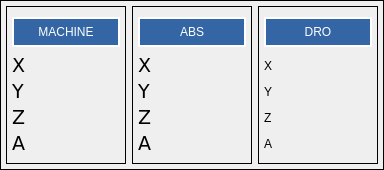
                  <widget class="QFrame" name="gridFrame_2">
                   <property name="minimumSize">
                    <size>
                     <width>350</width>
                     <height>170</height>
                    </size>
                   </property>
                   <property name="styleSheet">
                    <string notr="true">
QLabel {font: 14pt &quot;DejaVu Sans&quot;;}</string>
                   </property>
                   <property name="frameShape">
                    <enum>QFrame::Box</enum>
                   </property>
                   <layout class="QGridLayout" name="gridLayout_8">
                    <property name="leftMargin">
                     <number>5</number>
                    </property>
                    <property name="topMargin">
                     <number>5</number>
                    </property>
                    <property name="rightMargin">
                     <number>5</number>
                    </property>
                    <property name="bottomMargin">
                     <number>5</number>
                    </property>
                    <item row="2" column="0">
                     <widget class="QFrame" name="gridFrame">
                      <property name="minimumSize">
                       <size>
                        <width>120</width>
                        <height>0</height>
                       </size>
                      </property>
                      <property name="maximumSize">
                       <size>
                        <width>120</width>
                        <height>16777215</height>
                       </size>
                      </property>
                      <property name="frameShape">
                       <enum>QFrame::Box</enum>
                      </property>
                      <layout class="QGridLayout" name="gridLayout_28">
                       <property name="leftMargin">
                        <number>5</number>
                       </property>
                       <property name="topMargin">
                        <number>5</number>
                       </property>
                       <property name="rightMargin">
                        <number>5</number>
                       </property>
                       <property name="bottomMargin">
                        <number>5</number>
                       </property>
                       <item row="5" column="0">
                        <widget class="QLabel" name="label_29">
                         <property name="maximumSize">
                          <size>
                           <width>16777215</width>
                           <height>15</height>
                          </size>
                         </property>
                         <property name="font">
                          <font>
                           <family>DejaVu Sans</family>
                           <pointsize>14</pointsize>
                           <weight>50</weight>
                           <italic>false</italic>
                           <bold>false</bold>
                          </font>
                         </property>
                         <property name="text">
                          <string>Z</string>
                         </property>
                         <property name="margin">
                          <number>0</number>
                         </property>
                        </widget>
                       </item>
                       <item row="4" column="0">
                        <widget class="QLabel" name="label_28">
                         <property name="maximumSize">
                          <size>
                           <width>16777215</width>
                           <height>15</height>
                          </size>
                         </property>
                         <property name="font">
                          <font>
                           <family>DejaVu Sans</family>
                           <pointsize>14</pointsize>
                           <weight>50</weight>
                           <italic>false</italic>
                           <bold>false</bold>
                          </font>
                         </property>
                         <property name="text">
                          <string>Y</string>
                         </property>
                        </widget>
                       </item>
                       <item row="6" column="0">
                        <widget class="QLabel" name="label_30">
                         <property name="maximumSize">
                          <size>
                           <width>16777215</width>
                           <height>15</height>
                          </size>
                         </property>
                         <property name="font">
                          <font>
                           <family>DejaVu Sans</family>
                           <pointsize>14</pointsize>
                           <weight>50</weight>
                           <italic>false</italic>
                           <bold>false</bold>
                          </font>
                         </property>
                         <property name="text">
                          <string>A</string>
                         </property>
                        </widget>
                       </item>
                       <item row="6" column="1">
                        <widget class="StatusLabel" name="statuslabel_4">
                         <property name="minimumSize">
                          <size>
                           <width>55</width>
                           <height>0</height>
                          </size>
                         </property>
                         <property name="maximumSize">
                          <size>
                           <width>16777215</width>
                           <height>15</height>
                          </size>
                         </property>
                         <property name="font">
                          <font>
                           <family>DejaVu Sans</family>
                           <pointsize>14</pointsize>
                           <weight>50</weight>
                           <italic>false</italic>
                           <bold>false</bold>
                          </font>
                         </property>
                         <property name="alignment">
                          <set>Qt::AlignCenter</set>
                         </property>
                         <property name="rules" stdset="0">
                          <string>[{&quot;channels&quot;: [{&quot;url&quot;: &quot;status:joint_actual_position&quot;, &quot;trigger&quot;: true}], &quot;property&quot;: &quot;Text&quot;, &quot;expression&quot;: &quot;'{:.4f}'.format(ch[0][3])&quot;, &quot;name&quot;: &quot;MACHINE POS&quot;}]</string>
                         </property>
                        </widget>
                       </item>
                       <item row="5" column="1">
                        <widget class="StatusLabel" name="statuslabel_3">
                         <property name="maximumSize">
                          <size>
                           <width>16777215</width>
                           <height>15</height>
                          </size>
                         </property>
                         <property name="font">
                          <font>
                           <family>DejaVu Sans</family>
                           <pointsize>14</pointsize>
                           <weight>50</weight>
                           <italic>false</italic>
                           <bold>false</bold>
                          </font>
                         </property>
                         <property name="alignment">
                          <set>Qt::AlignCenter</set>
                         </property>
                         <property name="rules" stdset="0">
                          <string>[{&quot;channels&quot;: [{&quot;url&quot;: &quot;status:joint_actual_position&quot;, &quot;trigger&quot;: true}], &quot;property&quot;: &quot;Text&quot;, &quot;expression&quot;: &quot;'{:.4f}'.format(ch[0][2])&quot;, &quot;name&quot;: &quot;MACHINE POS&quot;}]</string>
                         </property>
                        </widget>
                       </item>
                       <item row="4" column="1">
                        <widget class="StatusLabel" name="statuslabel_2">
                         <property name="maximumSize">
                          <size>
                           <width>16777215</width>
                           <height>15</height>
                          </size>
                         </property>
                         <property name="font">
                          <font>
                           <family>DejaVu Sans</family>
                           <pointsize>14</pointsize>
                           <weight>50</weight>
                           <italic>false</italic>
                           <bold>false</bold>
                          </font>
                         </property>
                         <property name="alignment">
                          <set>Qt::AlignCenter</set>
                         </property>
                         <property name="margin">
                          <number>0</number>
                         </property>
                         <property name="rules" stdset="0">
                          <string>[{&quot;channels&quot;: [{&quot;url&quot;: &quot;status:joint_actual_position&quot;, &quot;trigger&quot;: true}], &quot;property&quot;: &quot;Text&quot;, &quot;expression&quot;: &quot;'{:.4f}'.format(ch[0][1])&quot;, &quot;name&quot;: &quot;MACHINE POS&quot;}]</string>
                         </property>
                        </widget>
                       </item>
                       <item row="3" column="1">
                        <widget class="StatusLabel" name="statuslabel">
                         <property name="maximumSize">
                          <size>
                           <width>16777215</width>
                           <height>15</height>
                          </size>
                         </property>
                         <property name="font">
                          <font>
                           <family>DejaVu Sans</family>
                           <pointsize>14</pointsize>
                           <weight>50</weight>
                           <italic>false</italic>
                           <bold>false</bold>
                          </font>
                         </property>
                         <property name="frameShape">
                          <enum>QFrame::NoFrame</enum>
                         </property>
                         <property name="alignment">
                          <set>Qt::AlignCenter</set>
                         </property>
                         <property name="rules" stdset="0">
                          <string>[{&quot;channels&quot;: [{&quot;url&quot;: &quot;status:joint_actual_position&quot;, &quot;trigger&quot;: true}], &quot;property&quot;: &quot;Text&quot;, &quot;expression&quot;: &quot;'{:.4f}'.format(ch[0][0])&quot;, &quot;name&quot;: &quot;machine POS&quot;}]</string>
                         </property>
                        </widget>
                       </item>
                       <item row="3" column="0">
                        <widget class="QLabel" name="label_27">
                         <property name="maximumSize">
                          <size>
                           <width>16777215</width>
                           <height>15</height>
                          </size>
                         </property>
                         <property name="font">
                          <font>
                           <family>DejaVu Sans</family>
                           <pointsize>14</pointsize>
                           <weight>50</weight>
                           <italic>false</italic>
                           <bold>false</bold>
                          </font>
                         </property>
                         <property name="text">
                          <string>X</string>
                         </property>
                        </widget>
                       </item>
                       <item row="0" column="0" colspan="2">
                        <widget class="QLabel" name="label_22">
                         <property name="minimumSize">
                          <size>
                           <width>62</width>
                           <height>0</height>
                          </size>
                         </property>
                         <property name="maximumSize">
                          <size>
                           <width>16777215</width>
                           <height>30</height>
                          </size>
                         </property>
                         <property name="styleSheet">
                          <string notr="true">color: rgb(255, 255, 255);
background-color:rgb(52, 101, 164);</string>
                         </property>
                         <property name="frameShape">
                          <enum>QFrame::Box</enum>
                         </property>
                         <property name="frameShadow">
                          <enum>QFrame::Plain</enum>
                         </property>
                         <property name="lineWidth">
                          <number>2</number>
                         </property>
                         <property name="text">
                          <string>MACHINE</string>
                         </property>
                         <property name="alignment">
                          <set>Qt::AlignCenter</set>
                         </property>
                         <property name="openExternalLinks">
                          <bool>false</bool>
                         </property>
                        </widget>
                       </item>
                      </layout>
                     </widget>
                    </item>
                    <item row="2" column="1">
                     <widget class="QFrame" name="gridFrame">
                      <property name="minimumSize">
                       <size>
                        <width>120</width>
                        <height>0</height>
                       </size>
                      </property>
                      <property name="maximumSize">
                       <size>
                        <width>120</width>
                        <height>16777215</height>
                       </size>
                      </property>
                      <property name="frameShape">
                       <enum>QFrame::Box</enum>
                      </property>
                      <property name="frameShadow">
                       <enum>QFrame::Plain</enum>
                      </property>
                      <layout class="QGridLayout" name="gridLayout_29">
                       <property name="leftMargin">
                        <number>5</number>
                       </property>
                       <property name="topMargin">
                        <number>5</number>
                       </property>
                       <property name="rightMargin">
                        <number>5</number>
                       </property>
                       <property name="bottomMargin">
                        <number>5</number>
                       </property>
                       <item row="3" column="1" colspan="2">
                        <widget class="StatusLabel" name="statuslabel_6">
                         <property name="maximumSize">
                          <size>
                           <width>16777215</width>
                           <height>15</height>
                          </size>
                         </property>
                         <property name="font">
                          <font>
                           <family>DejaVu Sans</family>
                           <pointsize>14</pointsize>
                           <weight>50</weight>
                           <italic>false</italic>
                           <bold>false</bold>
                          </font>
                         </property>
                         <property name="rules" stdset="0">
                          <string>[{&quot;channels&quot;: [{&quot;url&quot;: &quot;position:rel&quot;, &quot;trigger&quot;: true}], &quot;property&quot;: &quot;Text&quot;, &quot;expression&quot;: &quot;'{:.4f}'.format(ch[0][1])&quot;, &quot;name&quot;: &quot;ABS POS&quot;}]</string>
                         </property>
                        </widget>
                       </item>
                       <item row="4" column="1" colspan="2">
                        <widget class="StatusLabel" name="statuslabel_11">
                         <property name="maximumSize">
                          <size>
                           <width>16777215</width>
                           <height>15</height>
                          </size>
                         </property>
                         <property name="font">
                          <font>
                           <family>DejaVu Sans</family>
                           <pointsize>14</pointsize>
                           <weight>50</weight>
                           <italic>false</italic>
                           <bold>false</bold>
                          </font>
                         </property>
                         <property name="rules" stdset="0">
                          <string>[{&quot;channels&quot;: [{&quot;url&quot;: &quot;position:rel&quot;, &quot;trigger&quot;: true}], &quot;property&quot;: &quot;Text&quot;, &quot;expression&quot;: &quot;'{:.4f}'.format(ch[0][2])&quot;, &quot;name&quot;: &quot;ABS POS&quot;}]</string>
                         </property>
                        </widget>
                       </item>
                       <item row="5" column="1" colspan="2">
                        <widget class="StatusLabel" name="statuslabel_12">
                         <property name="minimumSize">
                          <size>
                           <width>55</width>
                           <height>0</height>
                          </size>
                         </property>
                         <property name="maximumSize">
                          <size>
                           <width>16777215</width>
                           <height>15</height>
                          </size>
                         </property>
                         <property name="font">
                          <font>
                           <family>DejaVu Sans</family>
                           <pointsize>14</pointsize>
                           <weight>50</weight>
                           <italic>false</italic>
                           <bold>false</bold>
                          </font>
                         </property>
                         <property name="rules" stdset="0">
                          <string>[{&quot;channels&quot;: [{&quot;url&quot;: &quot;position:rel&quot;, &quot;trigger&quot;: true}], &quot;property&quot;: &quot;Text&quot;, &quot;expression&quot;: &quot;'{:.4f}'.format(ch[0][3])&quot;, &quot;name&quot;: &quot;ABS POS&quot;}]</string>
                         </property>
                        </widget>
                       </item>
                       <item row="2" column="0">
                        <widget class="QLabel" name="label_31">
                         <property name="maximumSize">
                          <size>
                           <width>16777215</width>
                           <height>15</height>
                          </size>
                         </property>
                         <property name="font">
                          <font>
                           <family>DejaVu Sans</family>
                           <pointsize>14</pointsize>
                           <weight>50</weight>
                           <italic>false</italic>
                           <bold>false</bold>
                          </font>
                         </property>
                         <property name="text">
                          <string>X</string>
                         </property>
                        </widget>
                       </item>
                       <item row="3" column="0">
                        <widget class="QLabel" name="label_32">
                         <property name="maximumSize">
                          <size>
                           <width>16777215</width>
                           <height>15</height>
                          </size>
                         </property>
                         <property name="font">
                          <font>
                           <family>DejaVu Sans</family>
                           <pointsize>14</pointsize>
                           <weight>50</weight>
                           <italic>false</italic>
                           <bold>false</bold>
                          </font>
                         </property>
                         <property name="text">
                          <string>Y</string>
                         </property>
                        </widget>
                       </item>
                       <item row="4" column="0">
                        <widget class="QLabel" name="label_33">
                         <property name="maximumSize">
                          <size>
                           <width>16777215</width>
                           <height>15</height>
                          </size>
                         </property>
                         <property name="font">
                          <font>
                           <family>DejaVu Sans</family>
                           <pointsize>14</pointsize>
                           <weight>50</weight>
                           <italic>false</italic>
                           <bold>false</bold>
                          </font>
                         </property>
                         <property name="text">
                          <string>Z</string>
                         </property>
                        </widget>
                       </item>
                       <item row="2" column="1" colspan="2">
                        <widget class="StatusLabel" name="statuslabel_5">
                         <property name="maximumSize">
                          <size>
                           <width>16777215</width>
                           <height>15</height>
                          </size>
                         </property>
                         <property name="font">
                          <font>
                           <family>DejaVu Sans</family>
                           <pointsize>14</pointsize>
                           <weight>50</weight>
                           <italic>false</italic>
                           <bold>false</bold>
                          </font>
                         </property>
                         <property name="frameShape">
                          <enum>QFrame::NoFrame</enum>
                         </property>
                         <property name="alignment">
                          <set>Qt::AlignLeading|Qt::AlignLeft|Qt::AlignVCenter</set>
                         </property>
                         <property name="rules" stdset="0">
                          <string>[{&quot;channels&quot;: [{&quot;url&quot;: &quot;position:rel&quot;, &quot;trigger&quot;: true}], &quot;property&quot;: &quot;Text&quot;, &quot;expression&quot;: &quot;'{:.4f}'.format(ch[0][0])&quot;, &quot;name&quot;: &quot;ABS POS&quot;}]</string>
                         </property>
                        </widget>
                       </item>
                       <item row="5" column="0">
                        <widget class="QLabel" name="label_34">
                         <property name="maximumSize">
                          <size>
                           <width>16777215</width>
                           <height>15</height>
                          </size>
                         </property>
                         <property name="font">
                          <font>
                           <family>DejaVu Sans</family>
                           <pointsize>14</pointsize>
                           <weight>50</weight>
                           <italic>false</italic>
                           <bold>false</bold>
                          </font>
                         </property>
                         <property name="text">
                          <string>A</string>
                         </property>
                        </widget>
                       </item>
                       <item row="1" column="0" colspan="3">
                        <widget class="QLabel" name="label_21">
                         <property name="maximumSize">
                          <size>
                           <width>16777215</width>
                           <height>30</height>
                          </size>
                         </property>
                         <property name="styleSheet">
                          <string notr="true">color: rgb(255, 255, 255);
background-color:rgb(52, 101, 164);</string>
                         </property>
                         <property name="frameShape">
                          <enum>QFrame::Box</enum>
                         </property>
                         <property name="frameShadow">
                          <enum>QFrame::Plain</enum>
                         </property>
                         <property name="lineWidth">
                          <number>2</number>
                         </property>
                         <property name="text">
                          <string>ABS</string>
                         </property>
                         <property name="alignment">
                          <set>Qt::AlignCenter</set>
                         </property>
                        </widget>
                       </item>
                      </layout>
                     </widget>
                    </item>
                    <item row="2" column="2">
                     <widget class="QFrame" name="gridFrame">
                      <property name="minimumSize">
                       <size>
                        <width>120</width>
                        <height>0</height>
                       </size>
                      </property>
                      <property name="maximumSize">
                       <size>
                        <width>120</width>
                        <height>16777215</height>
                       </size>
                      </property>
                      <property name="frameShape">
                       <enum>QFrame::Box</enum>
                      </property>
                      <layout class="QGridLayout" name="gridLayout_57">
                       <property name="leftMargin">
                        <number>5</number>
                       </property>
                       <property name="topMargin">
                        <number>5</number>
                       </property>
                       <property name="rightMargin">
                        <number>5</number>
                       </property>
                       <property name="bottomMargin">
                        <number>5</number>
                       </property>
                       <item row="1" column="1">
                        <widget class="DROWidget" name="dro">
                         <property name="maximumSize">
                          <size>
                           <width>16777215</width>
                           <height>15</height>
                          </size>
                         </property>
                         <property name="alignment">
                          <set>Qt::AlignCenter</set>
                         </property>
                         <property name="textInteractionFlags">
                          <set>Qt::LinksAccessibleByMouse</set>
                         </property>
                        </widget>
                       </item>
                       <item row="2" column="1">
                        <widget class="DROWidget" name="dro_3">
                         <property name="maximumSize">
                          <size>
                           <width>16777215</width>
                           <height>15</height>
                          </size>
                         </property>
                         <property name="alignment">
                          <set>Qt::AlignCenter</set>
                         </property>
                        </widget>
                       </item>
                       <item row="4" column="1">
                        <widget class="DROWidget" name="dro_2">
                         <property name="maximumSize">
                          <size>
                           <width>16777215</width>
                           <height>15</height>
                          </size>
                         </property>
                         <property name="alignment">
                          <set>Qt::AlignCenter</set>
                         </property>
                        </widget>
                       </item>
                       <item row="3" column="1">
                        <widget class="DROWidget" name="dro_4">
                         <property name="maximumSize">
                          <size>
                           <width>16777215</width>
                           <height>15</height>
                          </size>
                         </property>
                         <property name="alignment">
                          <set>Qt::AlignCenter</set>
                         </property>
                        </widget>
                       </item>
                       <item row="4" column="0">
                        <widget class="QLabel" name="label_54">
                         <property name="maximumSize">
                          <size>
                           <width>16777215</width>
                           <height>15</height>
                          </size>
                         </property>
                         <property name="text">
                          <string>A</string>
                         </property>
                        </widget>
                       </item>
                       <item row="3" column="0">
                        <widget class="QLabel" name="label_55">
                         <property name="maximumSize">
                          <size>
                           <width>16777215</width>
                           <height>15</height>
                          </size>
                         </property>
                         <property name="text">
                          <string>Z</string>
                         </property>
                        </widget>
                       </item>
                       <item row="2" column="0">
                        <widget class="QLabel" name="label_56">
                         <property name="maximumSize">
                          <size>
                           <width>16777215</width>
                           <height>15</height>
                          </size>
                         </property>
                         <property name="text">
                          <string>Y</string>
                         </property>
                        </widget>
                       </item>
                       <item row="1" column="0">
                        <widget class="QLabel" name="label_57">
                         <property name="maximumSize">
                          <size>
                           <width>16777215</width>
                           <height>15</height>
                          </size>
                         </property>
                         <property name="text">
                          <string>X</string>
                         </property>
                        </widget>
                       </item>
                       <item row="0" column="0" colspan="2">
                        <widget class="QLabel" name="label_53">
                         <property name="minimumSize">
                          <size>
                           <width>0</width>
                           <height>0</height>
                          </size>
                         </property>
                         <property name="maximumSize">
                          <size>
                           <width>16777215</width>
                           <height>30</height>
                          </size>
                         </property>
                         <property name="styleSheet">
                          <string notr="true"> color: rgb(255, 255, 255);
background-color:rgb(52, 101, 164);</string>
                         </property>
                         <property name="frameShape">
                          <enum>QFrame::Box</enum>
                         </property>
                         <property name="lineWidth">
                          <number>2</number>
                         </property>
                         <property name="text">
                          <string>DRO</string>
                         </property>
                         <property name="alignment">
                          <set>Qt::AlignCenter</set>
                         </property>
                        </widget>
                       </item>
                      </layout>
                     </widget>
                    </item>
                   </layout>
                  </widget>
